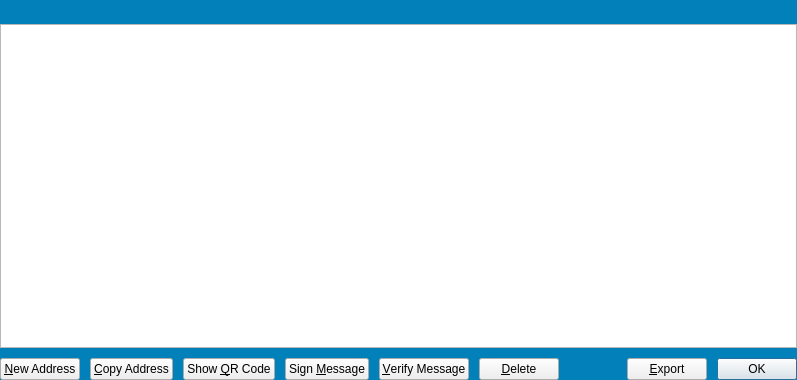
<?xml version="1.0" encoding="UTF-8"?>
<ui version="4.0">
 <class>AddressBookPage</class>
 <widget class="QWidget" name="AddressBookPage">
  <property name="geometry">
   <rect>
    <x>0</x>
    <y>0</y>
    <width>797</width>
    <height>380</height>
   </rect>
  </property>
  <property name="windowTitle">
   <string>Address Book</string>
  </property>
  <property name="styleSheet">
   <string notr="true">QWidget#AddressBookPage{background-color:#0280ba;}</string>
  </property>
  <layout class="QVBoxLayout" name="verticalLayout">
   <property name="spacing">
    <number>10</number>
   </property>
   <property name="leftMargin">
    <number>0</number>
   </property>
   <property name="topMargin">
    <number>0</number>
   </property>
   <property name="rightMargin">
    <number>0</number>
   </property>
   <property name="bottomMargin">
    <number>0</number>
   </property>
   <item>
    <widget class="QWidget" name="widget" native="true">
     <layout class="QVBoxLayout" name="verticalLayout_2">
      <property name="spacing">
       <number>10</number>
      </property>
      <property name="leftMargin">
       <number>0</number>
      </property>
      <property name="topMargin">
       <number>0</number>
      </property>
      <property name="rightMargin">
       <number>0</number>
      </property>
      <property name="bottomMargin">
       <number>0</number>
      </property>
      <item>
       <widget class="QLabel" name="labelExplanation">
        <property name="styleSheet">
         <string notr="true">color:white;</string>
        </property>
        <property name="textFormat">
         <enum>Qt::PlainText</enum>
        </property>
        <property name="wordWrap">
         <bool>true</bool>
        </property>
       </widget>
      </item>
      <item>
       <widget class="QTableView" name="tableView">
        <property name="contextMenuPolicy">
         <enum>Qt::CustomContextMenu</enum>
        </property>
        <property name="toolTip">
         <string>Double-click to edit address or label</string>
        </property>
        <property name="styleSheet">
         <string notr="true">QTableView{background-color:#0e2947;alternate-background-color:#1b3e66;color:white;}&quot;</string>
        </property>
        <property name="tabKeyNavigation">
         <bool>false</bool>
        </property>
        <property name="alternatingRowColors">
         <bool>true</bool>
        </property>
        <property name="selectionMode">
         <enum>QAbstractItemView::SingleSelection</enum>
        </property>
        <property name="selectionBehavior">
         <enum>QAbstractItemView::SelectRows</enum>
        </property>
        <property name="sortingEnabled">
         <bool>true</bool>
        </property>
        <attribute name="verticalHeaderVisible">
         <bool>false</bool>
        </attribute>
       </widget>
      </item>
     </layout>
    </widget>
   </item>
   <item>
    <layout class="QHBoxLayout" name="horizontalLayout">
     <property name="spacing">
      <number>10</number>
     </property>
     <item>
      <widget class="QPushButton" name="newAddress">
       <property name="toolTip">
        <string>Create a new address</string>
       </property>
       <property name="text">
        <string>&amp;New Address</string>
       </property>
       <property name="icon">
        <iconset resource="../bitcoin.qrc">
         <normaloff>:/icons_V2/add</normaloff>:/icons_V2/add</iconset>
       </property>
      </widget>
     </item>
     <item>
      <widget class="QPushButton" name="copyAddress">
       <property name="toolTip">
        <string>Copy the currently selected address to the system clipboard</string>
       </property>
       <property name="text">
        <string>&amp;Copy Address</string>
       </property>
       <property name="icon">
        <iconset resource="../bitcoin.qrc">
         <normaloff>:/icons_V2/editcopy</normaloff>:/icons_V2/editcopy</iconset>
       </property>
      </widget>
     </item>
     <item>
      <widget class="QPushButton" name="showQRCode">
       <property name="text">
        <string>Show &amp;QR Code</string>
       </property>
       <property name="icon">
        <iconset resource="../bitcoin.qrc">
         <normaloff>:/icons/qrcode</normaloff>:/icons/qrcode</iconset>
       </property>
      </widget>
     </item>
     <item>
      <widget class="QPushButton" name="signMessage">
       <property name="toolTip">
        <string>Sign a message to prove you own a RoyaltiesCoin address</string>
       </property>
       <property name="text">
        <string>Sign &amp;Message</string>
       </property>
       <property name="icon">
        <iconset resource="../bitcoin.qrc">
         <normaloff>:/icons_V2/sign_message</normaloff>:/icons_V2/sign_message</iconset>
       </property>
      </widget>
     </item>
     <item>
      <widget class="QPushButton" name="verifyMessage">
       <property name="toolTip">
        <string>Verify a message to ensure it was signed with a specified RoyaltiesCoin address</string>
       </property>
       <property name="text">
        <string>&amp;Verify Message</string>
       </property>
       <property name="icon">
        <iconset resource="../bitcoin.qrc">
         <normaloff>:/icons_V2/verify_message</normaloff>:/icons_V2/verify_message</iconset>
       </property>
      </widget>
     </item>
     <item>
      <widget class="QPushButton" name="deleteAddress">
       <property name="toolTip">
        <string>Delete the currently selected address from the list</string>
       </property>
       <property name="text">
        <string>&amp;Delete</string>
       </property>
       <property name="icon">
        <iconset resource="../bitcoin.qrc">
         <normaloff>:/icons_V2/remove</normaloff>:/icons_V2/remove</iconset>
       </property>
      </widget>
     </item>
     <item>
      <spacer name="horizontalSpacer">
       <property name="orientation">
        <enum>Qt::Horizontal</enum>
       </property>
       <property name="sizeHint" stdset="0">
        <size>
         <width>40</width>
         <height>20</height>
        </size>
       </property>
      </spacer>
     </item>
     <item>
      <widget class="QPushButton" name="exportButton">
       <property name="toolTip">
        <string>Export the data in the current tab to a file</string>
       </property>
       <property name="text">
        <string>&amp;Export</string>
       </property>
       <property name="icon">
        <iconset resource="../bitcoin.qrc">
         <normaloff>:/icons_V2/export</normaloff>:/icons_V2/export</iconset>
       </property>
      </widget>
     </item>
     <item>
      <widget class="QDialogButtonBox" name="buttonBox">
       <property name="sizePolicy">
        <sizepolicy hsizetype="Maximum" vsizetype="Fixed">
         <horstretch>0</horstretch>
         <verstretch>0</verstretch>
        </sizepolicy>
       </property>
       <property name="standardButtons">
        <set>QDialogButtonBox::Ok</set>
       </property>
      </widget>
     </item>
    </layout>
   </item>
  </layout>
 </widget>
 <resources>
  <include location="../bitcoin.qrc"/>
 </resources>
 <connections/>
</ui>
